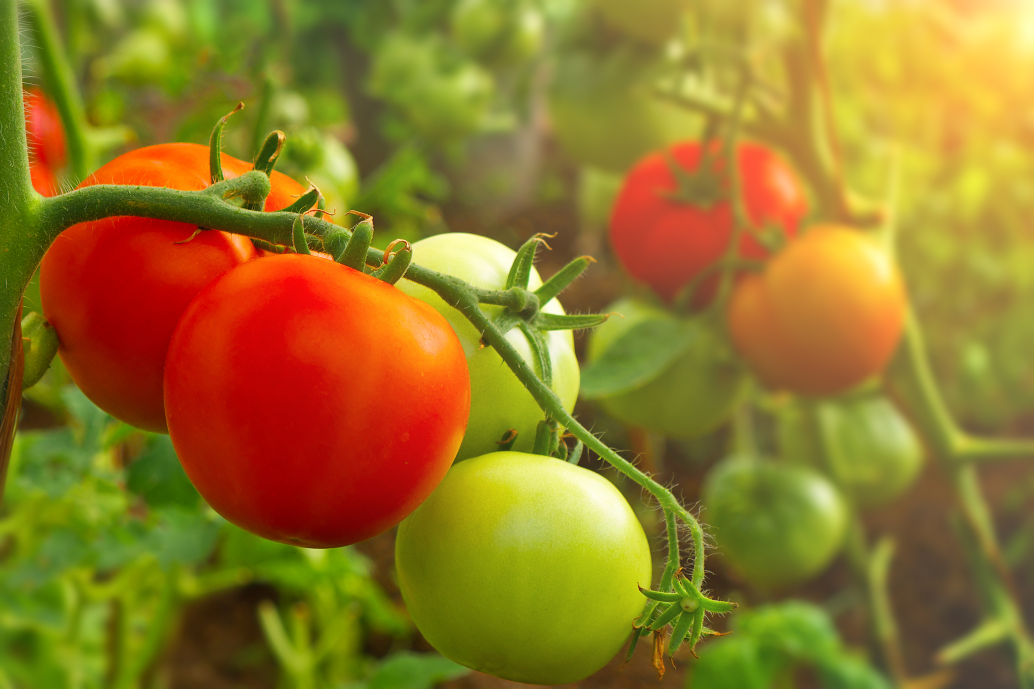
#> input picture img/tomatoes.jpg, 3100 x 2066 px (shown at 1/3 size)
$ python canny-edge-detection.py
#> lines starting #> are read from the running program, lines starting #| are printed output that depends on the picture; after the words box and inside, x2 and y2 are one past the last pixel; in counts of white or black regions, pixels touching at a corner belong together
import numpy as np
import cv2

img0 = cv2.imread('../img/tomatoes.jpg', 1)
#> img0 is the input picture: shape (2066, 3100, 3); mean B, G, R 39.4, 119.8, 146.4
img = cv2.resize(img0, (960, 540))
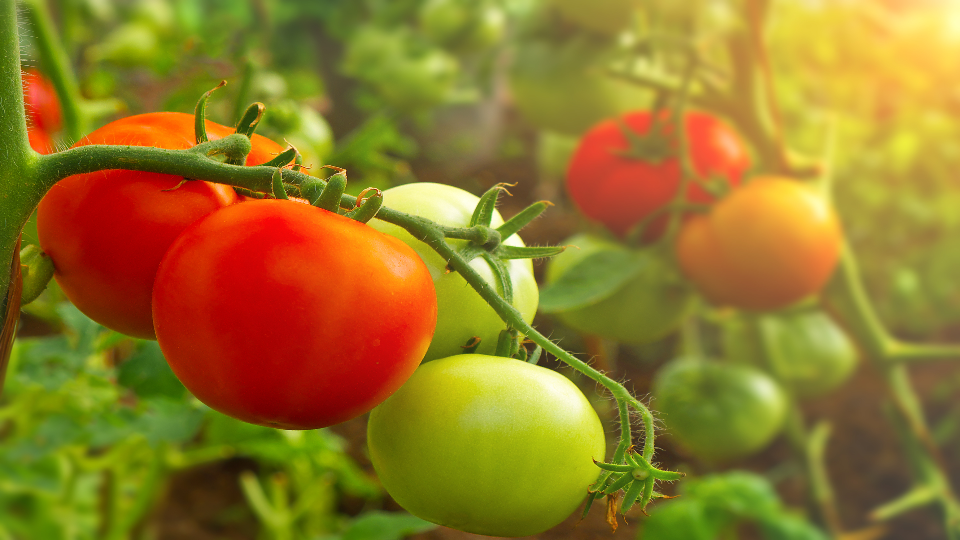
#> img: shape (540, 960, 3); mean B, G, R 39.3, 119.7, 146.3

# Threshold - blurs multiple red tomatoes into one
hsv = cv2.cvtColor(img, cv2.COLOR_BGR2HSV)
#> hsv: shape (540, 960, 3); mean H, S, V 25.2, 190, 154.5
res, thresh = cv2.threshold(hsv[:,:,0], 25, 255, cv2.THRESH_BINARY_INV)
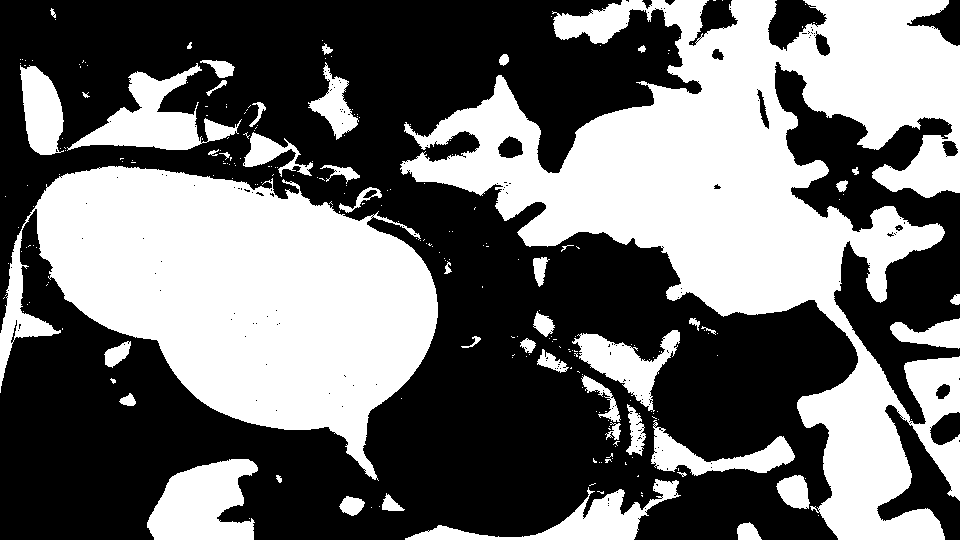
#> thresh: shape (540, 960); 43.3% white; 248 white regions (200 under 20 px), largest, box (x1, y1, x2, y2) and area: (400, 0, 960, 540) 111365, (0, 166, 438, 481) 76692, (147, 459, 258, 540) 6285
cv2.imshow('Thresh', thresh)

# Canny edges
edges = cv2.Canny(img, 100, 70)
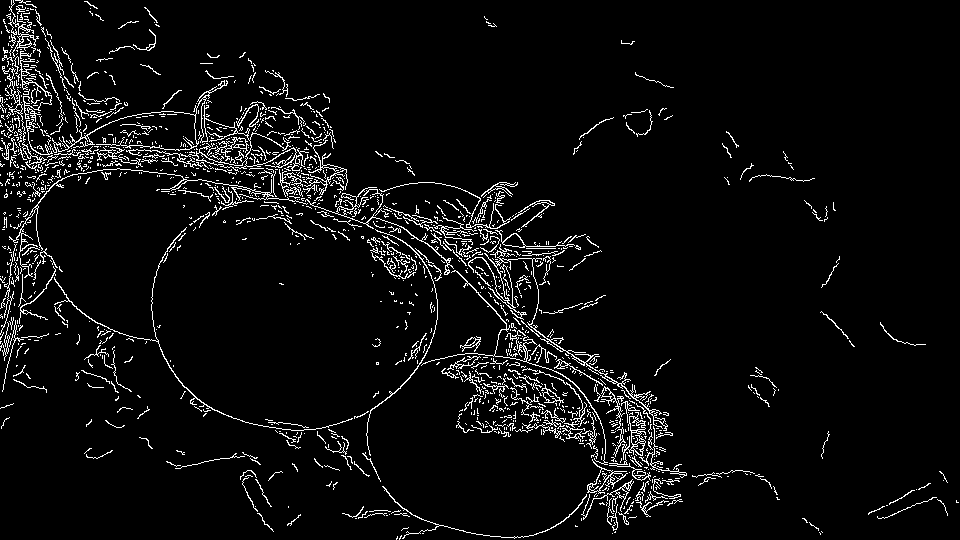
#> edges: shape (540, 960); 5% white in thin lines or dots
cv2.imshow('Canny', edges)

cv2.waitKey(0)
cv2.destroyAllWindows()

$ run again, with img/basketball.jpg copied over img/tomatoes.jpg
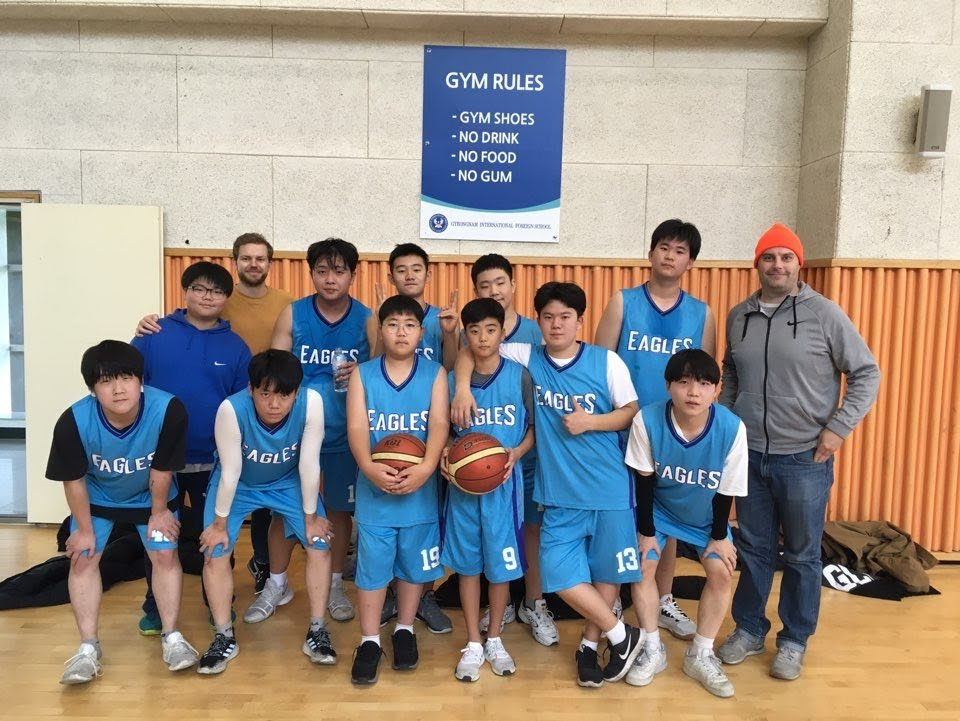
#> input picture img/basketball.jpg, 960 x 721 px
#> img0 is the input picture: shape (721, 960, 3); mean B, G, R 136.2, 144.1, 152.7
#> hsv: shape (540, 960, 3); mean H, S, V 46.1, 89.7, 172.9
#> `res, thresh = cv2.threshold(hsv[:,:,0], 25, 255, cv2.THRESH_BINARY_INV)`:
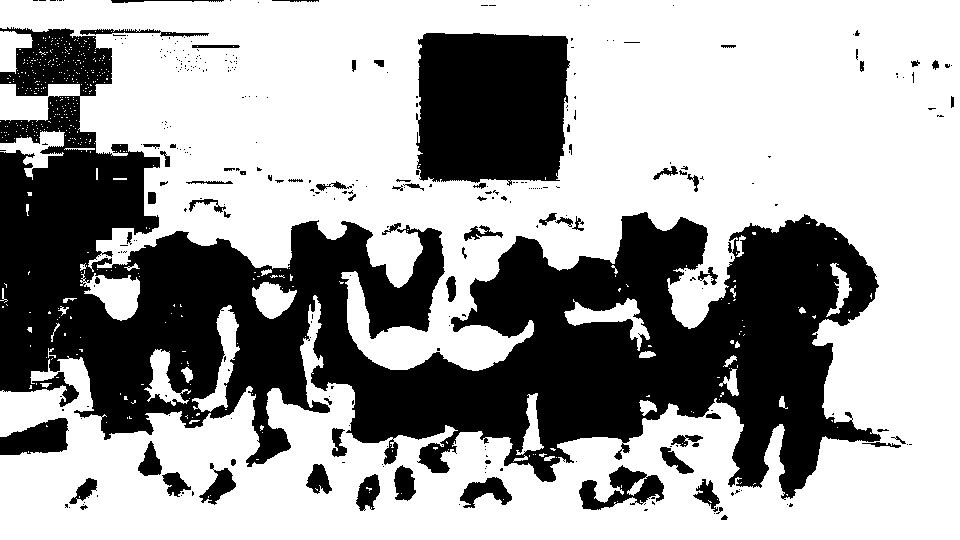
#> thresh: shape (540, 960); 63.7% white; 320 black regions (250 under 20 px), largest, box (x1, y1, x2, y2) and area: (0, 27, 881, 500) 153688, (416, 33, 570, 186) 21184, (579, 465, 664, 510) 1801
#> `edges = cv2.Canny(img, 100, 70)`:
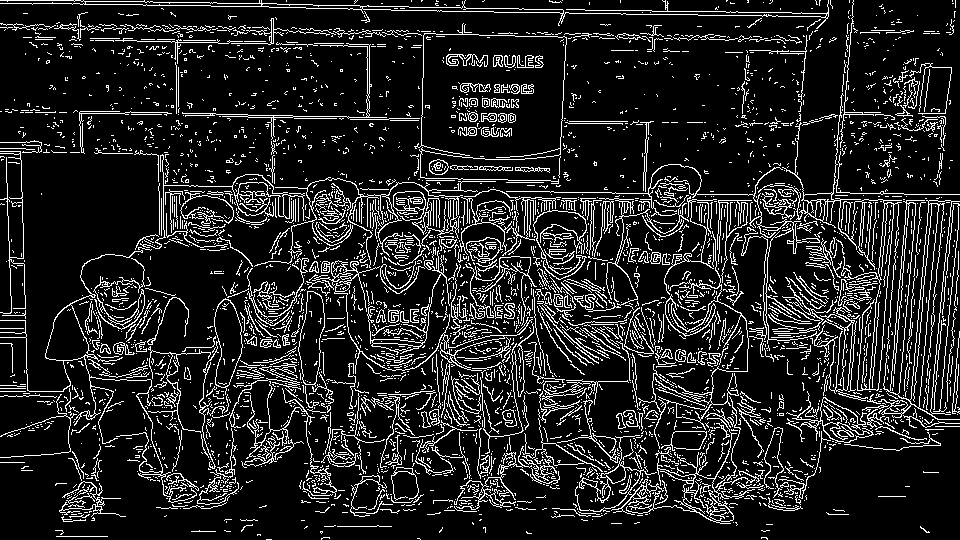
#> edges: shape (540, 960); 13.6% white in thin lines or dots
